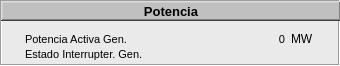
  <widget class="QFrame" name="Temperaturas_3">
   <property name="geometry">
    <rect>
     <x>5</x>
     <y>496</y>
     <width>340</width>
     <height>66</height>
    </rect>
   </property>
   <property name="styleSheet">
    <string notr="true">background-color: rgb(234, 234, 234);</string>
   </property>
   <property name="frameShape">
    <enum>QFrame::Box</enum>
   </property>
   <property name="frameShadow">
    <enum>QFrame::Sunken</enum>
   </property>
   <widget class="QFrame" name="frame_9">
    <property name="geometry">
     <rect>
      <x>1</x>
      <y>1</y>
      <width>340</width>
      <height>20</height>
     </rect>
    </property>
    <property name="styleSheet">
     <string notr="true">background-color: rgb(192, 192, 192);</string>
    </property>
    <property name="frameShape">
     <enum>QFrame::WinPanel</enum>
    </property>
    <property name="frameShadow">
     <enum>QFrame::Raised</enum>
    </property>
    <property name="lineWidth">
     <number>2</number>
    </property>
    <widget class="QLabel" name="label_13">
     <property name="geometry">
      <rect>
       <x>2</x>
       <y>2</y>
       <width>336</width>
       <height>16</height>
      </rect>
     </property>
     <property name="font">
      <font>
       <pointsize>10</pointsize>
       <weight>75</weight>
       <bold>true</bold>
      </font>
     </property>
     <property name="text">
      <string>Potencia</string>
     </property>
     <property name="alignment">
      <set>Qt::AlignCenter</set>
     </property>
    </widget>
   </widget>
   <widget class="QLabel" name="lb_Pot_Unit_PAG">
    <property name="geometry">
     <rect>
      <x>291</x>
      <y>30</y>
      <width>40</width>
      <height>18</height>
     </rect>
    </property>
    <property name="font">
     <font>
      <pointsize>9</pointsize>
     </font>
    </property>
    <property name="layoutDirection">
     <enum>Qt::LeftToRight</enum>
    </property>
    <property name="text">
     <string>MW</string>
    </property>
    <property name="alignment">
     <set>Qt::AlignLeading|Qt::AlignLeft|Qt::AlignVCenter</set>
    </property>
   </widget>
   <widget class="QLabel" name="lb_Pot_Lect_PAG">
    <property name="geometry">
     <rect>
      <x>235</x>
      <y>30</y>
      <width>50</width>
      <height>18</height>
     </rect>
    </property>
    <property name="minimumSize">
     <size>
      <width>50</width>
      <height>18</height>
     </size>
    </property>
    <property name="maximumSize">
     <size>
      <width>50</width>
      <height>18</height>
     </size>
    </property>
    <property name="font">
     <font>
      <pointsize>8</pointsize>
     </font>
    </property>
    <property name="layoutDirection">
     <enum>Qt::LeftToRight</enum>
    </property>
    <property name="text">
     <string>0</string>
    </property>
    <property name="alignment">
     <set>Qt::AlignRight|Qt::AlignTrailing|Qt::AlignVCenter</set>
    </property>
   </widget>
   <widget class="QLabel" name="Descr_49">
    <property name="geometry">
     <rect>
      <x>25</x>
      <y>30</y>
      <width>200</width>
      <height>18</height>
     </rect>
    </property>
    <property name="font">
     <font>
      <pointsize>8</pointsize>
     </font>
    </property>
    <property name="layoutDirection">
     <enum>Qt::LeftToRight</enum>
    </property>
    <property name="text">
     <string>Potencia Activa Gen.</string>
    </property>
    <property name="alignment">
     <set>Qt::AlignLeading|Qt::AlignLeft|Qt::AlignVCenter</set>
    </property>
   </widget>
   <widget class="QLabel" name="lb_Pot_Unit_EIG">
    <property name="geometry">
     <rect>
      <x>291</x>
      <y>45</y>
      <width>40</width>
      <height>18</height>
     </rect>
    </property>
    <property name="font">
     <font>
      <pointsize>9</pointsize>
     </font>
    </property>
    <property name="layoutDirection">
     <enum>Qt::LeftToRight</enum>
    </property>
    <property name="text">
     <string/>
    </property>
    <property name="alignment">
     <set>Qt::AlignLeading|Qt::AlignLeft|Qt::AlignVCenter</set>
    </property>
   </widget>
   <widget class="QLabel" name="lb_Pot_Lect_EIG">
    <property name="geometry">
     <rect>
      <x>235</x>
      <y>45</y>
      <width>50</width>
      <height>18</height>
     </rect>
    </property>
    <property name="minimumSize">
     <size>
      <width>50</width>
      <height>18</height>
     </size>
    </property>
    <property name="maximumSize">
     <size>
      <width>50</width>
      <height>18</height>
     </size>
    </property>
    <property name="font">
     <font>
      <pointsize>8</pointsize>
     </font>
    </property>
    <property name="layoutDirection">
     <enum>Qt::LeftToRight</enum>
    </property>
    <property name="text">
     <string/>
    </property>
    <property name="alignment">
     <set>Qt::AlignRight|Qt::AlignTrailing|Qt::AlignVCenter</set>
    </property>
   </widget>
   <widget class="QLabel" name="Descr_50">
    <property name="geometry">
     <rect>
      <x>25</x>
      <y>45</y>
      <width>200</width>
      <height>18</height>
     </rect>
    </property>
    <property name="font">
     <font>
      <pointsize>8</pointsize>
     </font>
    </property>
    <property name="layoutDirection">
     <enum>Qt::LeftToRight</enum>
    </property>
    <property name="text">
     <string>Estado Interrupter. Gen.</string>
    </property>
    <property name="alignment">
     <set>Qt::AlignLeading|Qt::AlignLeft|Qt::AlignVCenter</set>
    </property>
   </widget>
  </widget>
